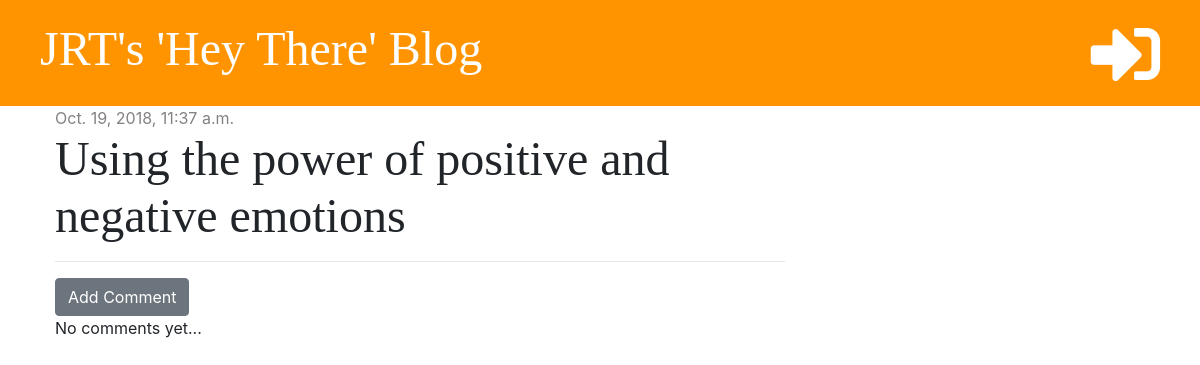
The app's page /post/3/, older data.
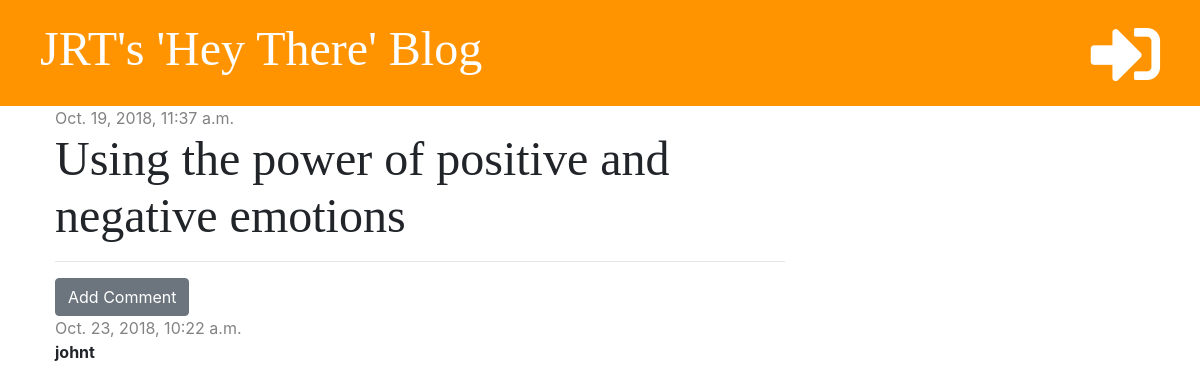
The same page, newer data.
### blog/models.py (models this page shows, shortened)
class Comment(models.Model):
    post = models.ForeignKey('blog.Post', on_delete=models.CASCADE, related_name='comments')
    author = models.CharField(max_length=200)
    text = models.TextField()
    created_date = models.DateTimeField(default=timezone.now)
    approved = models.BooleanField(default=False)

### blog/views.py (the view)
# urls.py: path('post/<int:pk>/', views.post_detail, name='post_detail'),
def post_detail(request, pk):
    post = get_object_or_404(Post, pk=pk)
    stuff_for_front_end = {'post': post}
    return render(request, 'blog/post_detail.html', stuff_for_front_end)

### blog/templatetags/markdownify.py (called while the page is built)
@register.filter
def markdown(value):
    renderer = HighlightRenderer()
    markdown = mistune.Markdown(renderer=renderer)
    return markdown(value)

### blog/templates/blog/post_detail.html (shortened to what this page needs)
{% extends 'blog/base.html' %}
{% load markdownify %}
{% block content %}
    <div class="post">
        {% if post.published_date %}
            <div class="date">
                {{ post.published_date }}
            </div>
            {% else %}
        <a href="{% url 'post_publish' pk=post.pk %}" class="btn btn-primary">Publish</a>
        {% endif %}
        <h1>{{ post.title }}</h1>
        <hr>
        <a href="{% url 'add_comment_to_post' pk=post.pk %}" class="btn btn-secondary">Add Comment</a>
        {% for comment in post.comments.all %}
            {% if user.is_authenticated or comment.approved %}
                <div class="comment">
                    <div class="date">
                        {{ comment.created_date }}
                    </div>
                    <strong>{{ comment.author }}</strong>
                    </div>
            {% endif %}
        {% empty %}
            <p>No comments yet...</p>
        {% endfor %}
    </div>
{% endblock %}

Row changes from the older to the newer data that the page shows:
added Comment: created_date "Oct. 23, 2018, 10:22 a.m.", author "johnt"
Text that changed along with them:
text no longer shown: "No comments yet..."
